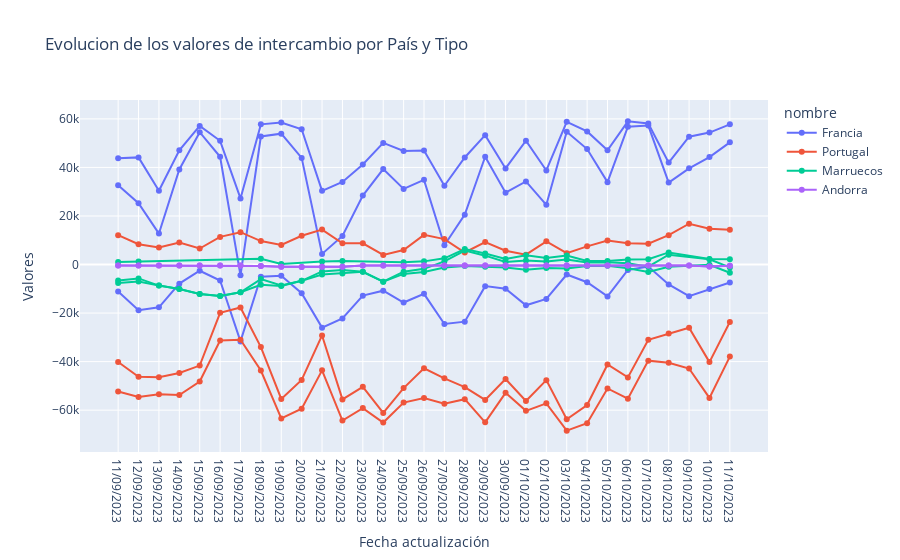

Notebook source saved alongside this figure:
### Code cell
fig = px.line(df_intercambio, x = 'Fecha actualización', y = 'Valores', color= 'nombre',
              line_group='tipo de intercambio',
              title= 'Evolucion de los valores de intercambio por País y Tipo',
              markers= True)

fig.show()

### Figure 1 — Plotly figure (JSON) as saved in the notebook; plotly's stock layout.template omitted (floating-point values rounded to 4 significant figures)
{"data": [{"hovertemplate": "nombre=Francia<br>tipo de intercambio=Exportación<br>Fecha actualización=%{x}<br>Valores=%{y}<extra></extra>", "legendgroup": "Francia", "line": {"color": "#636efa", "dash": "solid"}, "marker": {"symbol": "circle"}, "mode": "lines+markers", "name": "Francia", "orientation": "v", "showlegend": true, "type": "scatter", "x": ["11/09/2023", "12/09/2023", "13/09/2023", "14/09/2023", "15/09/2023", "16/09/2023", "17/09/2023", "18/09/2023", "19/09/2023", "20/09/2023", "21/09/2023", "22/09/2023", "23/09/2023", "24/09/2023", "25/09/2023", "26/09/2023", "27/09/2023", "28/09/2023", "29/09/2023", "30/09/2023", "01/10/2023", "02/10/2023", "03/10/2023", "04/10/2023", "05/10/2023", "06/10/2023", "07/10/2023", "08/10/2023", "09/10/2023", "10/10/2023", "11/10/2023"], "xaxis": "x", "y": [-11120.0, -18860.0, -17630.0, -7880.0, -2572.0, -6586.0, -31670.0, -5000.0, -4606.0, -11830.0, -26000.0, -22230.0, -12820.0, -10780.0, -15650.0, -12080.0, -24528, -23550.0, -8903, -10010.0, -16800.0, -14160.0, -4112.0, -7282.0, -13130.0, -2227.0, -854, -8227.0, -13050.0, -10110.0, -7428.0], "yaxis": "y"}, {"hovertemplate": "nombre=Francia<br>tipo de intercambio=Importación<br>Fecha actualización=%{x}<br>Valores=%{y}<extra></extra>", "legendgroup": "Francia", "line": {"color": "#636efa", "dash": "solid"}, "marker": {"symbol": "circle"}, "mode": "lines+markers", "name": "Francia", "orientation": "v", "showlegend": false, "type": "scatter", "x": ["11/09/2023", "12/09/2023", "13/09/2023", "14/09/2023", "15/09/2023", "16/09/2023", "17/09/2023", "18/09/2023", "19/09/2023", "20/09/2023", "21/09/2023", "22/09/2023", "23/09/2023", "24/09/2023", "25/09/2023", "26/09/2023", "27/09/2023", "28/09/2023", "29/09/2023", "30/09/2023", "01/10/2023", "02/10/2023", "03/10/2023", "04/10/2023", "05/10/2023", "06/10/2023", "07/10/2023", "08/10/2023", "09/10/2023", "10/10/2023", "11/10/2023"], "xaxis": "x", "y": [43830.0, 44140.0, 30380.0, 47060.0, 57080.0, 50960.0, 27230.0, 57740.0, 58508, 55750.0, 30350.0, 34000.0, 41230.0, 50110.0, 46810.0, 46970.0, 32440.0, 44094, 53300.0, 39590.0, 51038, 38750.0, 58770.0, 54840.0, 47070.0, 58980.0, 58090.0, 41993, 52660.0, 54360.0, 57750.0], "yaxis": "y"}, {"hovertemplate": "nombre=Francia<br>tipo de intercambio=saldo<br>Fecha actualización=%{x}<br>Valores=%{y}<extra></extra>", "legendgroup": "Francia", "line": {"color": "#636efa", "dash": "solid"}, "marker": {"symbol": "circle"}, "mode": "lines+markers", "name": "Francia", "orientation": "v", "showlegend": false, "type": "scatter", "x": ["11/09/2023", "12/09/2023", "13/09/2023", "14/09/2023", "15/09/2023", "16/09/2023", "17/09/2023", "18/09/2023", "19/09/2023", "20/09/2023", "21/09/2023", "22/09/2023", "23/09/2023", "24/09/2023", "25/09/2023", "26/09/2023", "27/09/2023", "28/09/2023", "29/09/2023", "30/09/2023", "01/10/2023", "02/10/2023", "03/10/2023", "04/10/2023", "05/10/2023", "06/10/2023", "07/10/2023", "08/10/2023", "09/10/2023", "10/10/2023", "11/10/2023"], "xaxis": "x", "y": [32710.0, 25280.0, 12750.0, 39180.0, 54500.0, 44380.0, -4440.0, 52740.0, 53900.0, 43920.0, 4352.0, 11760.0, 28410.0, 39330.0, 31160.0, 34890.0, 7914.0, 20540.0, 44400.0, 29580.0, 34230.0, 24590.0, 54660.0, 47560.0, 33940.0, 56760.0, 57240.0, 33770.0, 39610.0, 44250.0, 50330.0], "yaxis": "y"}, {"hovertemplate": "nombre=Portugal<br>tipo de intercambio=Exportación<br>Fecha actualización=%{x}<br>Valores=%{y}<extra></extra>", "legendgroup": "Portugal", "line": {"color": "#EF553B", "dash": "solid"}, "marker": {"symbol": "circle"}, "mode": "lines+markers", "name": "Portugal", "orientation": "v", "showlegend": true, "type": "scatter", "x": ["11/09/2023", "12/09/2023", "13/09/2023", "14/09/2023", "15/09/2023", "16/09/2023", "17/09/2023", "18/09/2023", "19/09/2023", "20/09/2023", "21/09/2023", "22/09/2023", "23/09/2023", "24/09/2023", "25/09/2023", "26/09/2023", "27/09/2023", "28/09/2023", "29/09/2023", "30/09/2023", "01/10/2023", "02/10/2023", "03/10/2023", "04/10/2023", "05/10/2023", "06/10/2023", "07/10/2023", "08/10/2023", "09/10/2023", "10/10/2023", "11/10/2023"], "xaxis": "x", "y": [-52280.0, -54580.0, -53440.0, -53761, -48210.0, -31300.0, -31010.0, -43690.0, -63440.0, -59390.0, -43600.0, -64300.0, -59160.0, -65120.0, -56870.0, -54980.0, -57370.0, -55470.0, -65022, -52870.0, -60270.0, -57190.0, -68440.0, -65350.0, -51060.0, -55300.0, -39610.0, -40490.0, -42840, -54970.0, -37950.0], "yaxis": "y"}, {"hovertemplate": "nombre=Portugal<br>tipo de intercambio=Importación<br>Fecha actualización=%{x}<br>Valores=%{y}<extra></extra>", "legendgroup": "Portugal", "line": {"color": "#EF553B", "dash": "solid"}, "marker": {"symbol": "circle"}, "mode": "lines+markers", "name": "Portugal", "orientation": "v", "showlegend": false, "type": "scatter", "x": ["11/09/2023", "12/09/2023", "13/09/2023", "14/09/2023", "15/09/2023", "16/09/2023", "17/09/2023", "18/09/2023", "19/09/2023", "20/09/2023", "21/09/2023", "22/09/2023", "23/09/2023", "24/09/2023", "25/09/2023", "26/09/2023", "27/09/2023", "28/09/2023", "29/09/2023", "30/09/2023", "01/10/2023", "02/10/2023", "03/10/2023", "04/10/2023", "05/10/2023", "06/10/2023", "07/10/2023", "08/10/2023", "09/10/2023", "10/10/2023", "11/10/2023"], "xaxis": "x", "y": [12090.0, 8336.0, 7028.0, 9066.0, 6581.0, 11380.0, 13320.0, 9663.0, 8069.0, 11850.0, 14379, 8732, 8760.0, 3959.0, 5967.0, 12210.0, 10473, 4949.0, 9236.0, 5701.0, 4056.0, 9557.0, 4684.0, 7482.0, 9878.0, 8791.0, 8583, 12090.0, 16800.0, 14760.0, 14270.0], "yaxis": "y"}, {"hovertemplate": "nombre=Portugal<br>tipo de intercambio=saldo<br>Fecha actualización=%{x}<br>Valores=%{y}<extra></extra>", "legendgroup": "Portugal", "line": {"color": "#EF553B", "dash": "solid"}, "marker": {"symbol": "circle"}, "mode": "lines+markers", "name": "Portugal", "orientation": "v", "showlegend": false, "type": "scatter", "x": ["11/09/2023", "12/09/2023", "13/09/2023", "14/09/2023", "15/09/2023", "16/09/2023", "17/09/2023", "18/09/2023", "19/09/2023", "20/09/2023", "21/09/2023", "22/09/2023", "23/09/2023", "24/09/2023", "25/09/2023", "26/09/2023", "27/09/2023", "28/09/2023", "29/09/2023", "30/09/2023", "01/10/2023", "02/10/2023", "03/10/2023", "04/10/2023", "05/10/2023", "06/10/2023", "07/10/2023", "08/10/2023", "09/10/2023", "10/10/2023", "11/10/2023"], "xaxis": "x", "y": [-40190.0, -46240.0, -46410.0, -44700.0, -41630.0, -19920.0, -17690.0, -34020.0, -55370.0, -47540.0, -29220.0, -55570.0, -50400.0, -61160.0, -50900.0, -42770.0, -46890.0, -50520.0, -55790.0, -47168, -56220.0, -47630.0, -63760.0, -57870.0, -41180.0, -46510.0, -31020.0, -28400.0, -26040.0, -40210.0, -23670.0], "yaxis": "y"}, {"hovertemplate": "nombre=Marruecos<br>tipo de intercambio=Exportación<br>Fecha actualización=%{x}<br>Valores=%{y}<extra></extra>", "legendgroup": "Marruecos", "line": {"color": "#00cc96", "dash": "solid"}, "marker": {"symbol": "circle"}, "mode": "lines+markers", "name": "Marruecos", "orientation": "v", "showlegend": true, "type": "scatter", "x": ["11/09/2023", "12/09/2023", "13/09/2023", "14/09/2023", "15/09/2023", "16/09/2023", "17/09/2023", "18/09/2023", "19/09/2023", "20/09/2023", "21/09/2023", "22/09/2023", "23/09/2023", "24/09/2023", "25/09/2023", "26/09/2023", "27/09/2023", "28/09/2023", "29/09/2023", "30/09/2023", "01/10/2023", "02/10/2023", "03/10/2023", "04/10/2023", "05/10/2023", "06/10/2023", "07/10/2023", "08/10/2023", "10/10/2023", "11/10/2023"], "xaxis": "x", "y": [-7640, -7010, -8680.0, -10110.0, -12169, -12980, -11440, -8380, -8884, -6714, -4120, -3680, -2990, -7059, -3860, -3080, -1250, -640, -900, -1270, -2183, -1450, -1688, -620, -550, -1550, -3064.0, -940, -140, -3370], "yaxis": "y"}, {"hovertemplate": "nombre=Marruecos<br>tipo de intercambio=Importación<br>Fecha actualización=%{x}<br>Valores=%{y}<extra></extra>", "legendgroup": "Marruecos", "line": {"color": "#00cc96", "dash": "solid"}, "marker": {"symbol": "circle"}, "mode": "lines+markers", "name": "Marruecos", "orientation": "v", "showlegend": false, "type": "scatter", "x": ["11/09/2023", "12/09/2023", "18/09/2023", "19/09/2023", "21/09/2023", "22/09/2023", "25/09/2023", "26/09/2023", "27/09/2023", "28/09/2023", "29/09/2023", "30/09/2023", "01/10/2023", "02/10/2023", "03/10/2023", "04/10/2023", "05/10/2023", "06/10/2023", "07/10/2023", "08/10/2023", "10/10/2023", "11/10/2023"], "xaxis": "x", "y": [1062, 1292, 2370, 260, 1260, 1410, 920, 1295, 2550, 6393.0, 4545, 2300, 3854, 2678, 3738, 1431, 1434, 2033, 2190, 4989, 2273, 2173], "yaxis": "y"}, {"hovertemplate": "nombre=Marruecos<br>tipo de intercambio=saldo<br>Fecha actualización=%{x}<br>Valores=%{y}<extra></extra>", "legendgroup": "Marruecos", "line": {"color": "#00cc96", "dash": "solid"}, "marker": {"symbol": "circle"}, "mode": "lines+markers", "name": "Marruecos", "orientation": "v", "showlegend": false, "type": "scatter", "x": ["11/09/2023", "12/09/2023", "13/09/2023", "14/09/2023", "15/09/2023", "16/09/2023", "17/09/2023", "18/09/2023", "19/09/2023", "20/09/2023", "21/09/2023", "22/09/2023", "23/09/2023", "24/09/2023", "25/09/2023", "26/09/2023", "27/09/2023", "28/09/2023", "29/09/2023", "30/09/2023", "01/10/2023", "02/10/2023", "03/10/2023", "04/10/2023", "05/10/2023", "06/10/2023", "07/10/2023", "08/10/2023", "10/10/2023", "11/10/2023"], "xaxis": "x", "y": [-6578, -5718, -8680.0, -10110.0, -12169, -12980, -11440, -6010, -8624, -6714, -2860, -2270, -2990, -7059, -2940, -1785, 1300, 5753.0, 3645, 1030, 1671, 1228, 2050, 811, 884, 483, -873.7, 4049, 2133, -1197], "yaxis": "y"}, {"hovertemplate": "nombre=Andorra<br>tipo de intercambio=Exportación<br>Fecha actualización=%{x}<br>Valores=%{y}<extra></extra>", "legendgroup": "Andorra", "line": {"color": "#ab63fa", "dash": "solid"}, "marker": {"symbol": "circle"}, "mode": "lines+markers", "name": "Andorra", "orientation": "v", "showlegend": true, "type": "scatter", "x": ["11/09/2023", "12/09/2023", "13/09/2023", "14/09/2023", "15/09/2023", "16/09/2023", "17/09/2023", "18/09/2023", "19/09/2023", "20/09/2023", "21/09/2023", "22/09/2023", "23/09/2023", "24/09/2023", "25/09/2023", "26/09/2023", "27/09/2023", "28/09/2023", "29/09/2023", "30/09/2023", "01/10/2023", "02/10/2023", "03/10/2023", "04/10/2023", "05/10/2023", "06/10/2023", "07/10/2023", "08/10/2023", "09/10/2023", "10/10/2023", "11/10/2023"], "xaxis": "x", "y": [-416, -417, -417, -415, -412, -385, -357, -633, -950, -997, -888, -879, -369, -358, -569, -422, -411, -420, -415, -373, -372, -423, -431, -434, -410, -437, -399, -384, -439, -865, -458], "yaxis": "y"}, {"hovertemplate": "nombre=Andorra<br>tipo de intercambio=saldo<br>Fecha actualización=%{x}<br>Valores=%{y}<extra></extra>", "legendgroup": "Andorra", "line": {"color": "#ab63fa", "dash": "solid"}, "marker": {"symbol": "circle"}, "mode": "lines+markers", "name": "Andorra", "orientation": "v", "showlegend": false, "type": "scatter", "x": ["11/09/2023", "12/09/2023", "13/09/2023", "14/09/2023", "15/09/2023", "16/09/2023", "17/09/2023", "18/09/2023", "19/09/2023", "20/09/2023", "21/09/2023", "22/09/2023", "23/09/2023", "24/09/2023", "25/09/2023", "26/09/2023", "27/09/2023", "28/09/2023", "29/09/2023", "30/09/2023", "01/10/2023", "02/10/2023", "03/10/2023", "04/10/2023", "05/10/2023", "06/10/2023", "07/10/2023", "08/10/2023", "09/10/2023", "10/10/2023", "11/10/2023"], "xaxis": "x", "y": [-416, -417, -417, -415, -412, -385, -357, -633, -950, -997, -888, -879, -369, -358, -569, -422, -411, -420, -415, -373, -372, -423, -431, -434, -410, -437, -399, -384, -439, -865, -458], "yaxis": "y"}], "layout": {"legend": {"title": {"text": "nombre"}, "tracegroupgap": 0}, "title": {"text": "Evolucion de los valores de intercambio por País y Tipo"}, "xaxis": {"anchor": "y", "domain": [0, 1], "title": {"text": "Fecha actualización"}}, "yaxis": {"anchor": "x", "domain": [0, 1], "title": {"text": "Valores"}}}}
